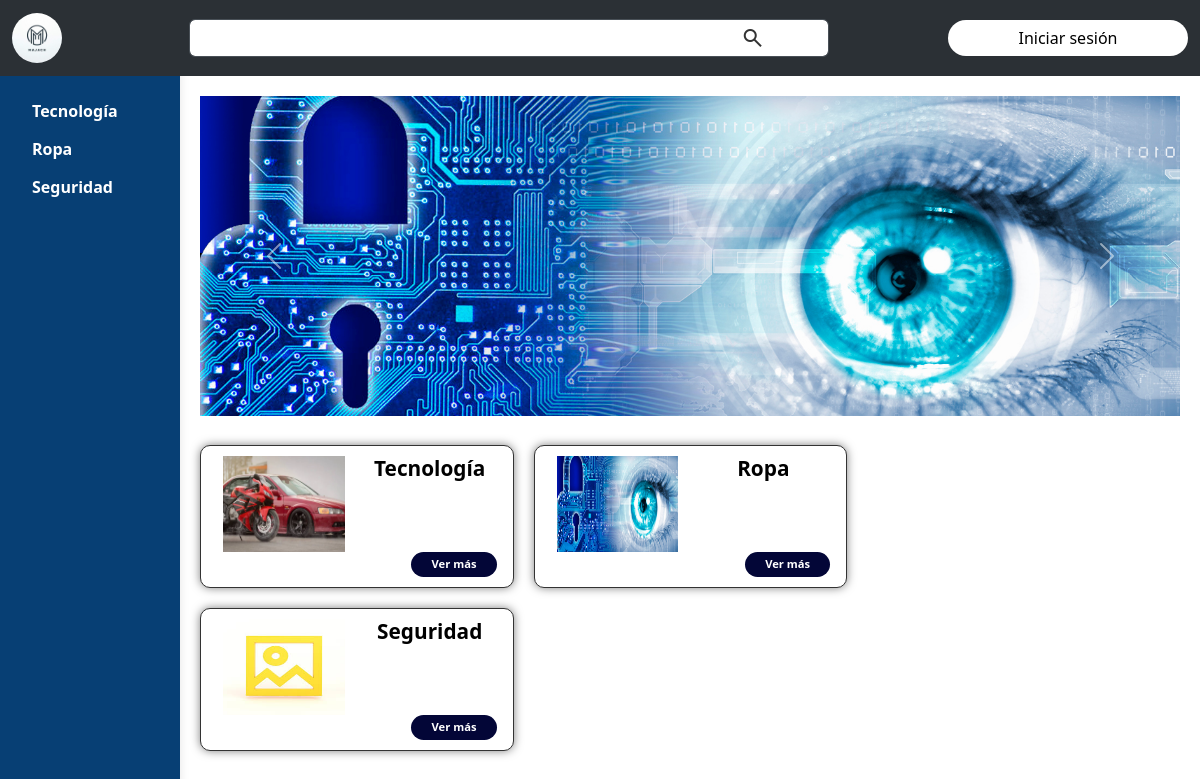
The page / on the database its author committed.
### intro/models.py (models this page shows, shortened)
class Category(models.Model):
    name = models.CharField(max_length=50)
    photo = models.ImageField(upload_to='categories/', default='categories/default-category.jpeg')

### intro/views.py (the view)
# urls.py: path('', views.intro, name='intro'),
def intro(request):
    request.session['redirect_to'] = 'intro.html'
    return render(request, 'intro.html')

### intro/context_processors.py (called while the page is built)
def categories(request):
    return  {'categories': Category.objects.all()}

### intro/templates/intro.html (shortened to what this page needs)
{% extends 'layout.html' %}
{% load static %}
{% block body %}
<div id="carouselExampleAutoplaying" class="carousel slide" data-bs-ride="carousel">
    <div class="carousel-inner box-carousel">
        <div class="carousel-item active">
            <img src="{% static 'img/carousel/Banner-1.jpg' %}" class="d-block w-100" alt="...">
        </div>
    </div>
    <button class="carousel-control-prev" type="button" data-bs-target="#carouselExampleAutoplaying" data-bs-slide="prev">
        <span class="carousel-control-prev-icon" aria-hidden="true"></span>
    </button>
    <button class="carousel-control-next" type="button" data-bs-target="#carouselExampleAutoplaying" data-bs-slide="next">
        <span class="carousel-control-next-icon" aria-hidden="true"></span>
    </button>
</div>
<div class="grid-container">
    {% for category in categories %}
    <div class="grid-item">
        <div class="container text-center">
            <div class="row row-cols-2">
                <div class="col">
                    <img class="box-img" src="{{ category.photo.url }}" class="img-fluid" alt="...">
                </div>
                <div class="col">
                    <h3 class="name-topic">{{ category.name }}</h3>
                </div>
                <div class="col">&nbsp;</div>
                <div class="col">
                    <a href="{% url 'intro:products' category.name %}" class="button_show_more">
                        <button data-section="layout" data-value="show-more"></button>
                    </a>
                </div>
            </div>
        </div>
    </div>
    {% endfor %}
</div>
{% endblock %}

### intro/templates/layout.html (shortened to what this page needs)
{% load static %}
<!DOCTYPE html>
<html lang="es">
<head>
    <link rel="stylesheet" href="{% static 'css/style.css' %}">
    <link href="https://cdn.jsdelivr.net/npm/bootstrap@5.3.3/dist/css/bootstrap.min.css" rel="stylesheet">
    <link rel="stylesheet" href="https://cdn.jsdelivr.net/npm/bootstrap-icons/font/bootstrap-icons.css">
</head>
<body>
    <nav class="navbar fixed-top sticky-top bg-body-tertiary" data-bs-theme="dark">
        <div class="container-fluid">
            <a class="navbar-brand" href="{% url 'intro:intro' %}">
                <img class="nav_logo" src="{% static 'img/Logo majach.jpg' %}" alt="Home" width="100">
            </a>
            <form class="d-flex" role="search">
                <div class="container input_search">
                    <div class="row">
                        <div class="col">
                            <input class="form-control me-2" type="search" aria-label="Search">
                            <span class="material-symbols-outlined">
                            </span>
                        </div>
                    </div>
                </div>
            </form>
            <div class="self_responsive_end">
                {% if not user.is_authenticated %}
                <button type="button" class="btn btn-primary login_button" data-bs-toggle="modal" data-bs-target="#staticBackdrop" data-section="layout" data-value="login"></button>
                {% endif %}
            </div>
        </div>
    </nav>
    <nav id="sidebar">
        <ul>
            {% for category in categories %}
                <a href="{% url 'intro:products' category.name %}">
                    <li>{{ category.name }}</li>
                </a>
            {% endfor %}
        </ul>
    </nav>
    <main id="body">
        {% block body %} {% endblock %}
    </main>
</body>
</html>

### intro/static/css/style.css (style rules this page uses)
* { margin: 0; padding: 0; box-sizing: border-box; }
body { font-family: 'Poppins', sans-serif; background-color: #f8f9fa; z-index: -100; }
a { text-decoration: none !important; }
.me-2 { width: 80vh !important; background-color: #ffffff !important; color: black !important; }
.login_button { background-color: #ffffff !important; border: none !important; color: black !important; border-radius: 50px !important; padding: 10px 20px; border-radius: 5px; cursor: pointer; width: 30vh; display: flex; justify-content: center; align-items: center; }
.input_search span { position: absolute; top: 50%; left: 63%; transform: translate(-63%, -50%); color: #333; }
.nav_logo { border-radius: 50%; width: 50px; }
#sidebar { background-color: #073F74; width: 15%; height: 100vh; position: fixed; top: 0; left: 0; display: flex; flex-direction: column; align-items: center; justify-content: space-between; padding: 20px 0; box-shadow: 0 0 10px rgba(0, 0, 0, 0.1); z-index: 10; }
#sidebar ul { width: 100%; height: auto; display: flex; flex-direction: column; justify-content: start; list-style: none; flex-wrap: wrap; margin-top: 40%; align-content: flex-start; color: #ffffff; }
#sidebar ul li { width: 100%; height: auto; display: flex; flex-direction: row; align-items: center; justify-content: start; padding: 7px 0px; cursor: pointer; }
#sidebar ul a { width: 80%; color: #ffffff; font-weight: bold; }
#body { margin-left: 15%; padding: 20px; }
.button_show_more { width: 100%; height: auto; display: flex; flex-direction: row; align-items: center; justify-content: center; margin-left: 20%; }
.button_show_more button { width: 70%; height: 25px; border-radius: 50px; border: none; background-color: #030637; color: #ffffff; font-weight: bold; cursor: pointer; font-size: 0.7rem; }
.box-carousel { width: 100%; height: 40vh; }
.grid-container { display: flex; flex-direction: row; flex-wrap: wrap; grid-gap: 20px; padding: 3% 0%; }
.grid-item { width: 32%; height: auto; display: flex; flex-direction: column; align-items: center; justify-content: center; padding: 10px; border-radius: 10px; box-shadow: 0 0 10px rgba(0, 0, 0, 0.5); background-color: #fff; border: 1px solid #333; }
.name-topic { color: #000; font-weight: bold; font-size: 1.3rem; }
.box-img { width: 100%; height: 12vh; background-color: #333; }

### rows shown on the page
Category: name "Tecnología", photo (picture)
Category: name "Ropa", photo (picture)
Category: name "Seguridad", photo (placeholder picture)
